Frame 1 (no input): blank canvas, image omitted
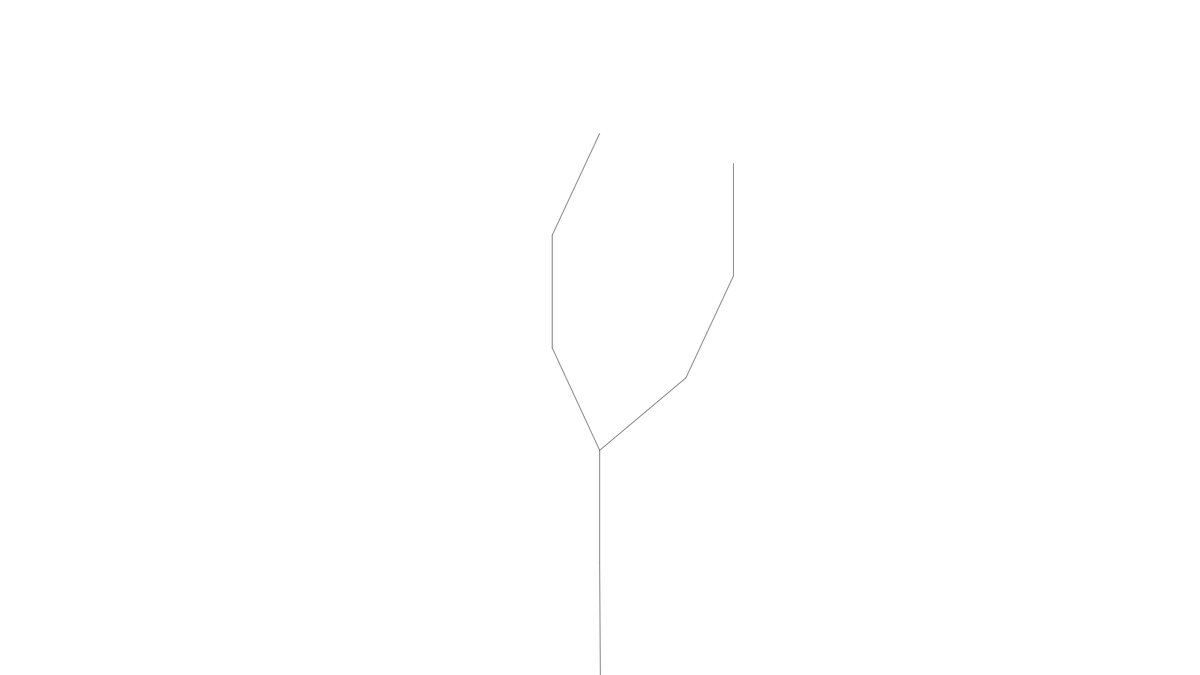
Frame 2 (the mouse pressed at the canvas centre, redrawn once)

The Processing sketch that drew this single still picture (run headless with seeded random() and noise(); the mouse was pressed at the canvas centre and the sketch redrawn once):

// Processing sketch: sketch_170413_real_Lsystem
// ── sketch_170413_real_Lsystem.pde
LSystem lsys;
Turtle turtle;

void setup() {
  size(1920, 1080);
  /*
  // Create an empty ruleset
   Rule[] ruleset = new Rule[2];
   // Fill with two rules (These are rules for the Sierpinksi Gasket Triangle)
   ruleset[0] = new Rule('F',"F--F--F--G");
   ruleset[1] = new Rule('G',"GG");
   // Create LSystem with axiom and ruleset
   lsys = new LSystem("F--F--F",ruleset);
   turtle = new Turtle(lsys.getSentence(),width*2,TWO_PI/3);
   */

  /*Rule[] ruleset = new Rule[1];
   //ruleset[0] = new Rule('F',"F[F]-F+F[--F]+F-F");
   ruleset[0] = new Rule['F',"FF+[+F-F-F]-[-F+F+F]");
   lsys = new LSystem("F-F-F-F",ruleset);
   turtle = new Turtle(lsys.getSentence(),width-1,PI/2);
   */

  Rule[] ruleset = new Rule[1];
  ruleset[0] = new Rule('F', "FF+[+F-F-F]-[-F+F+F]");
  lsys = new LSystem("F", ruleset);
  turtle = new Turtle(lsys.getSentence(), height/3, radians(25));
}

void draw() {
  background(255);  
  fill(0);
  //text("Click mouse to generate", 10, height-10);

  translate(width/2, height);
  rotate(-PI/2);
  turtle.render();
  noLoop();
}

int counter = 0;

void mousePressed() {
  if (counter < 7) {
    pushMatrix();
    lsys.generate();
    //println(lsys.getSentence());
    turtle.setToDo(lsys.getSentence());
    turtle.changeLen(0.5);
    popMatrix();
    redraw();
    counter++;
  }
}
// ── LSystem.pde
class LSystem {

  String sentence;     // The sentence (a String)
  Rule[] ruleset;      // The ruleset (an array of Rule objects)
  int generation;      // Keeping track of the generation #

  // Construct an LSystem with a startin sentence and a ruleset
  LSystem(String axiom, Rule[] r) {
    sentence = axiom;
    ruleset = r;
    generation = 0;
  }

  // Generate the next generation
  void generate() {
    // An empty StringBuffer that we will fill
    StringBuffer nextgen = new StringBuffer();
    // For every character in the sentence
    for (int i = 0; i < sentence.length(); i++) {
      // What is the character
      char curr = sentence.charAt(i);
      // We will replace it with itself unless it matches one of our rules
      String replace = "" + curr;
      // Check every rule
      for (int j = 0; j < ruleset.length; j++) {
        char a = ruleset[j].getA();
        // if we match the Rule, get the replacement String out of the Rule
        if (a == curr) {
          replace = ruleset[j].getB();
          break; 
        }
      }
      // Append replacement String
      nextgen.append(replace);
    }
    // Replace sentence
    sentence = nextgen.toString();
    // Increment generation
    generation++;
  }

  String getSentence() {
    return sentence; 
  }

  int getGeneration() {
    return generation; 
  }


}
// ── Rule.pde
// LSystem Rule class

class Rule {
  char a;
  String b;

  Rule(char a_, String b_) {
    a = a_;
    b = b_; 
  }

  char getA() {
    return a;
  }

  String getB() {
    return b;
  }

}
// ── Turtle.pde
class Turtle {

  String todo;
  float len;
  float theta;

  Turtle(String s, float l, float t) {
    todo = s;
    len = l; 
    theta = t;
  } 

  void render() {
    stroke(0, 175);
    for (int i = 0; i < todo.length(); i++) {
      char c = todo.charAt(i);
      if (c == 'F' || c == 'G') {
        line(0, 0, len, 0);
        translate(len, 0);
      } else if (c == '+') {
        rotate(theta);
      } else if (c == '-') {
        rotate(-theta);
      } else if (c == '[') {
        pushMatrix();
      } else if (c == ']') {
        popMatrix();
      }
    }
  }

  void setLen(float l) {
    len = l;
  } 

  void changeLen(float percent) {
    len *= percent;
  }

  void setToDo(String s) {
    todo = s;
  }
}
